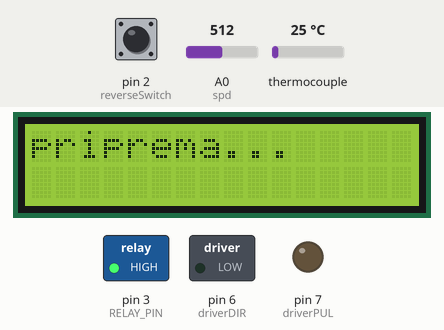
A sketch run on a simulated Arduino Uno, built with avr-gcc and run on an emulated ATmega328P. On the bench: 16×2 character LCD, switched loads named in the sketch (green lamp = pin HIGH), output pins drawn as LEDs (lit = HIGH). The inputs (shaded band) are chosen by the test bench; at power-on: thermocouple 25 °C, A0 (spd) = 512, pin 2 (reverseSwitch) HIGH. What the sketch prints to the serial monitor is not drawn.

Above: at 1.7 s.
1.8 s: thermocouple set to 36 °C
3.7 s: thermocouple set to 42 °C
At 4.9 s:
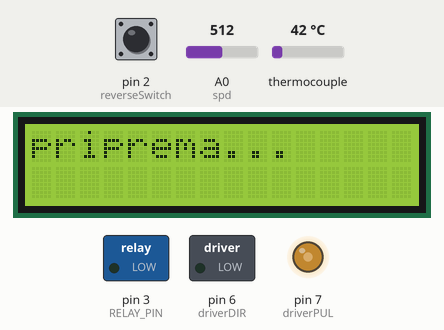
6.7 s: thermocouple set to 6 °C
At 8.3 s:
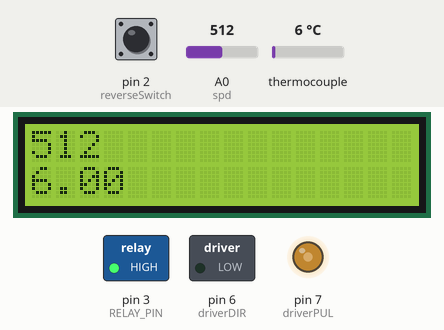
9.7 s: A0 (spd) set to 900
At 12.5 s:
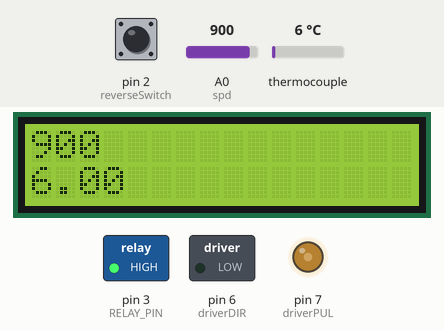
12.7 s: pin 2 (reverseSwitch) pulled LOW for 0.6 s
At 14.0 s:
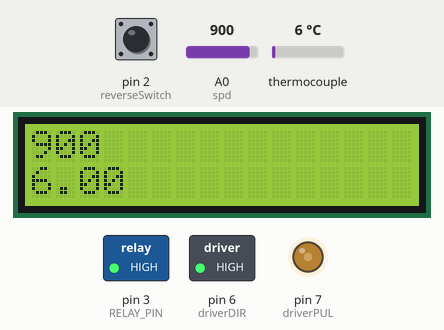
15.7 s: thermocouple set to 47 °C
At 16.4 s:
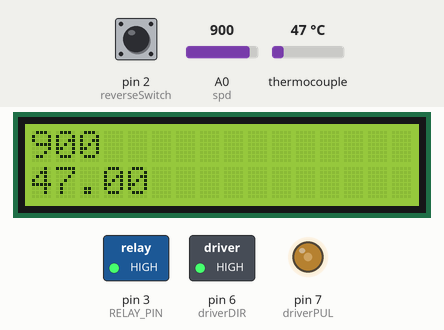
17.3 s: thermocouple set to 55 °C
At 18.6 s:
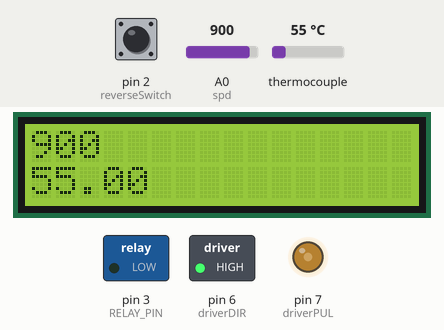
Timing chart, 0 to 21.3 s (numbered marks = the images above; inputs shaded):
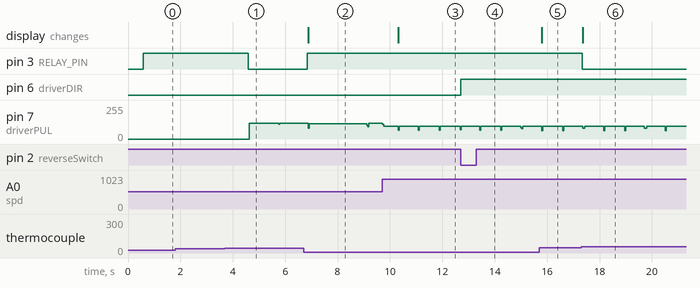

The sketch:

proba.ino
```cpp
#include <LiquidCrystal_I2C.h>
#include "max6675.h"

// Defin pins
int reverseSwitch = 2;  // Push button for reverse
int driverPUL = 7;    // PUL- pin
int driverDIR = 6;    // DIR- pin
int spd = A0;     // Potentiometer
int brz=0;


int thermoDO = 8;
int thermoCS = 9;
int thermoCLK =10;
float temperature;

const int RELAY_PIN = 3;

MAX6675 thermocouple(thermoCLK, thermoCS, thermoDO);

const int TEMP_THRESHOLD_UPPER = 60; // upper threshold of temperature, change to your desire value
const int TEMP_THRESHOLD_LOWER = 40;

LiquidCrystal_I2C lcd(0x27, 16, 2);

// Variables
int pd = 500;       // Pulse Delay period
int refresh = 0;
boolean setdir = LOW; // Set Direction
// Interrupt Handler
void revmotor (){
  setdir = !setdir;
}

void setup() {
  Serial.begin(9600);
  Serial.println("test");
  lcd.init(); // initialize the lcd
  lcd.backlight();
      lcd.clear();                 // clear display
      lcd.setCursor(0, 0);         // move cursor to   (0, 0)
      lcd.print("priprema...");
  pinMode (driverPUL, OUTPUT);
  pinMode (driverDIR, OUTPUT);
  pinMode(RELAY_PIN, OUTPUT);
  attachInterrupt(digitalPinToInterrupt(reverseSwitch), revmotor, FALLING);
  delay(500);

}

void loop(){
  loop_start();
  loop_radnja();
  }

void loop_start() {
  refresh=0;
  temperature = thermocouple.readCelsius();
  digitalWrite(RELAY_PIN, HIGH);
  //while(temperature<(TEMP_THRESHOLD_UPPER+TEMP_THRESHOLD_LOWER)/2){
  while(temperature<TEMP_THRESHOLD_LOWER){
    temperature = thermocouple.readCelsius();
    Serial.println("start");
    Serial.println(temperature);
    delay(500);
  }
  digitalWrite(RELAY_PIN, LOW);
  return;
}

void loop_radnja() {
  refresh = 0;
  while(true){
    if(refresh%500==0){
    temperature = thermocouple.readCelsius();

      if(temperature<TEMP_THRESHOLD_LOWER){
      digitalWrite(RELAY_PIN, HIGH);
      Serial.println("visoko");
      }
      else if (temperature>TEMP_THRESHOLD_UPPER-10){
      digitalWrite(RELAY_PIN, LOW);
      Serial.println("nisko");
      }
      Serial.println("radnja");
      Serial.println(temperature);
    }
      pd = map(analogRead(spd)%1000,0,1023,2000,50);
      digitalWrite(driverDIR,setdir);
      digitalWrite(driverPUL,HIGH);
      delayMicroseconds(pd);
      digitalWrite(driverPUL,LOW);
      delayMicroseconds(pd);


    if(refresh == 1000) {
      brz=analogRead(spd);
      lcd.clear();                 // clear display
      lcd.setCursor(0, 0);         // move cursor to   (0, 0)
      lcd.print(brz);
      refresh = 0;
      lcd.setCursor(0, 1);
      lcd.print(temperature);
    }
    refresh++;

  }
}
```

Measured:
- the behaviour switches between 39 and 40 °C on thermocouple (found by bisection; images 0 and 1)
- the behaviour switches between 50 and 51 °C on thermocouple (found by bisection; images 5 and 6)
- after the input at 1.8 s, every drawn part: stays the same
- after the input at 3.7 s, pin 3 (RELAY_PIN): HIGH → LOW after 0.89 s; pin 7 (driverPUL): 0/255 → 118/255 after 0.93 s
- after the input at 6.7 s, pin 3 (RELAY_PIN): LOW → HIGH after 0.14 s; the display: changes after 0.17 s (image 2)
- after the input at 9.7 s, the display: changes after 0.61 s (image 3)
- after the input at 12.7 s, pin 6 (driverDIR): LOW → HIGH at once
- after the input at 15.7 s, the display: changes after 0.09 s (image 5)
- after the input at 17.3 s, pin 3 (RELAY_PIN): HIGH → LOW after 0.05 s; the display: changes after 0.06 s (image 6)
